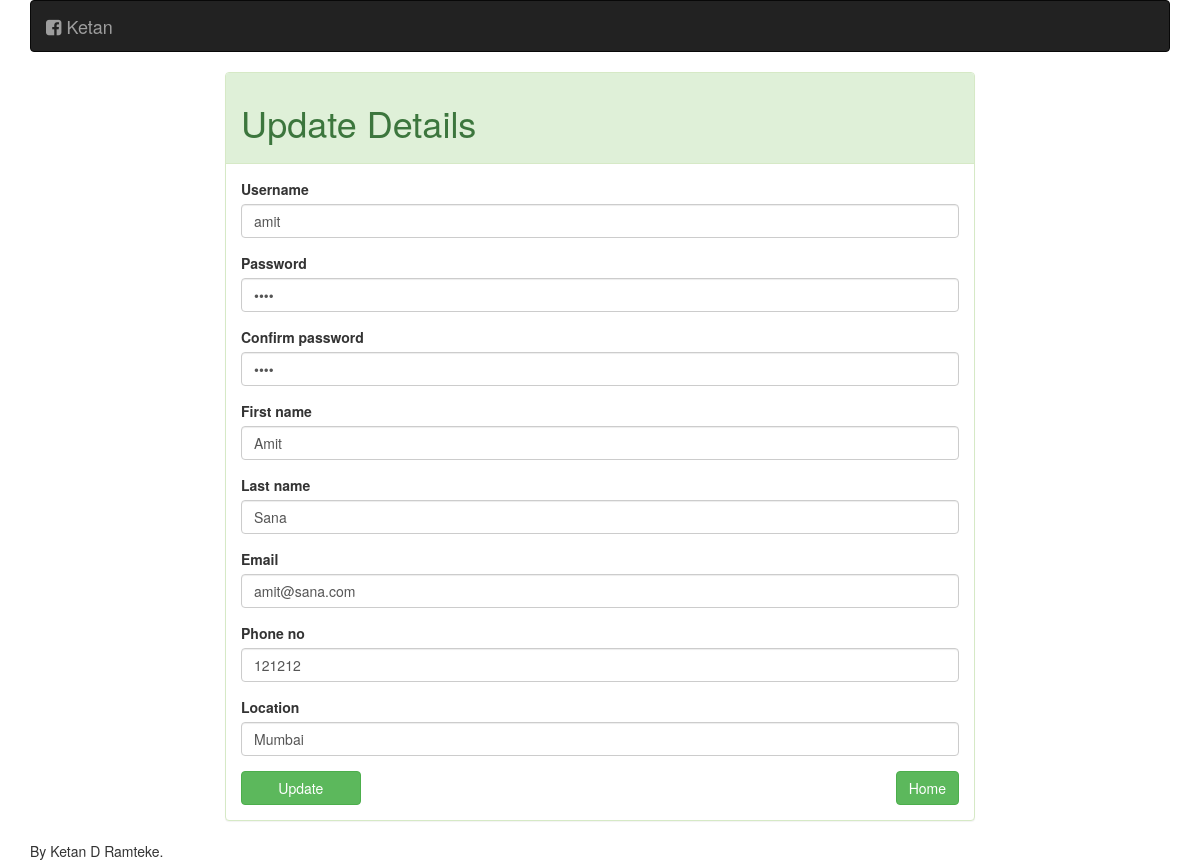
The page /update.php?id=5 on the database its author committed.
### tables this page shows
CREATE TABLE IF NOT EXISTS `customers` (
  `id` int(11) NOT NULL AUTO_INCREMENT,
  `username` varchar(20) NOT NULL,
  `password` varchar(20) NOT NULL,
  `f_name` varchar(20) NOT NULL,
  `l_name` varchar(20) NOT NULL,
  `email` varchar(30) NOT NULL,
  `phone` int(11) NOT NULL,
  `location` varchar(20) NOT NULL,
  PRIMARY KEY (`id`)
);

### update.php (the view, shortened to what this page needs)
<?php
include('db.php');
    $id = (int)$_GET['id'];
    if(isset($_GET['id']))
    {
        $sql="SELECT * FROM customers WHERE id=$id";
        $result = mysqli_query($con,$sql);
        $row=mysqli_fetch_array($result);
    }
?>
<!DOCTYPE html>
<html>
<head>
  <link rel="stylesheet" media="all" href="./css/bootstrap.min.css"/>
    <link rel="stylesheet" media="all" href="./css/style.css"/>
<link rel="stylesheet" media="all" href="./css/font-awesome.css"/>
  </head>
<body class="container">
    <nav class="navbar navbar-inverse">
  <div class="container-fluid">
    <div class="navbar-header">
      <a class="navbar-brand" href="https://www.facebook.com/ketan.ramteke.794"><i class="fa fa-facebook-square" aria-hidden="true"></i> Ketan</a>
    </div>
      </div>
</nav>
<div class="row">
    <div class="col-md-8 col-md-offset-2">
    <div class="panel panel-success">
        <div class="panel-heading">
            <h1>Update Details</h1>
        </div>
<form class="new_user" id="new_user" action="update.php" accept-charset="UTF-8" method="post">
    <div class="panel-body">
        <div class="form-group">
    <label for="user_Username" >Username</label>
    <input class="form-control form-control-lg" type="text" name="username" id="user_username" value="<?php echo $row['username']; ?>" />
  </div>
  <div class="form-group">
    <label for="user_Password" >Password</label>
    <input class="form-control form-control-lg" type="password" name="password" id="user_password" value="<?php echo $row['password']; ?>" />
  </div>
  <div class="form-group">
    <label for="user_Confirm Password">Confirm password</label>
    <input class="form-control" type="password" name="password_confirmation" id="user_password_confirmation" value="<?php echo $row['password']; ?>" />
  </div>
  <div class="form-group">
    <label for="user_First Name">First name</label>
    <input class="form-control" type="text" name="f_name" id="user_f_name" value="<?php echo $row['f_name']; ?>"/>
  </div>
  <div class="form-group">
    <label for="user_Last Name">Last name</label>
    <input class="form-control" type="text" name="l_name" id="user_lname" value="<?php echo $row['l_name']; ?>"/>
  </div>
  <div class="form-group">
    <label for="user_Email">Email</label>
    <input class="form-control" type="text" name="email" id="user_email" value="<?php echo $row['email']; ?>"/>
  </div>
  <div class="form-group">
    <label for="user_Phone No">Phone no</label>
    <input class="form-control" type="number" name="phone" id="user_phone" value="<?php echo $row['phone']; ?>"/>
  </div>
  <div class="form-group">
    <label for="user_Location">Location</label>
    <input class="form-control" type="text" name="location" id="user_location" value="<?php echo $row['location']; ?>"/>
  </div>
  <div class="form-group">
    <input type="submit" name="update" value="Update" class="btn btn-success  pull-left col-md-2" />
    <a href="index.php" class="btn btn-success pull-right">Home</a>
    </div>
</form>
</div>
</div>
    </div>
    <footer>
        By Ketan D Ramteke.
    </footer>
</body>
</html>

### css/style.css (style rules this page uses)
footer { display: block; border: 1; }

### rows shown on the page
customers: username "amit", f_name "Amit", l_name "Sana", email "amit@sana.com", phone "121212", location "Mumbai"
